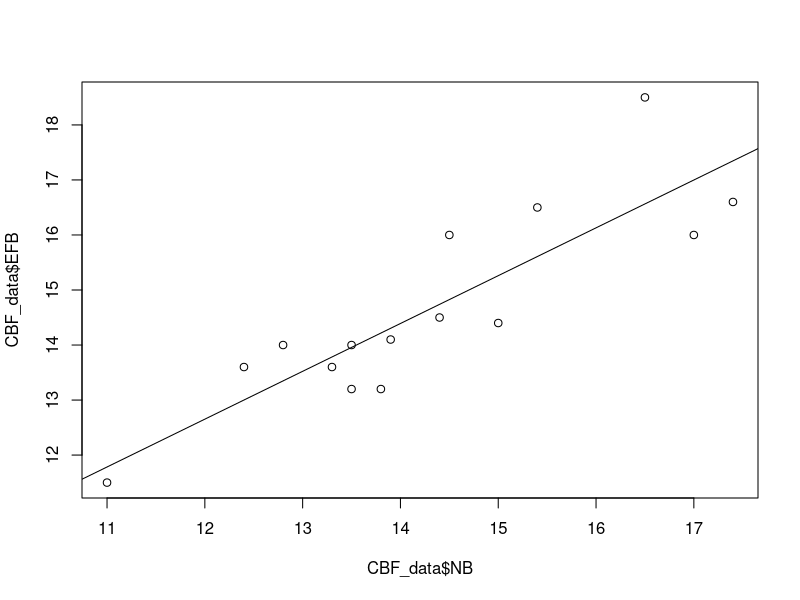
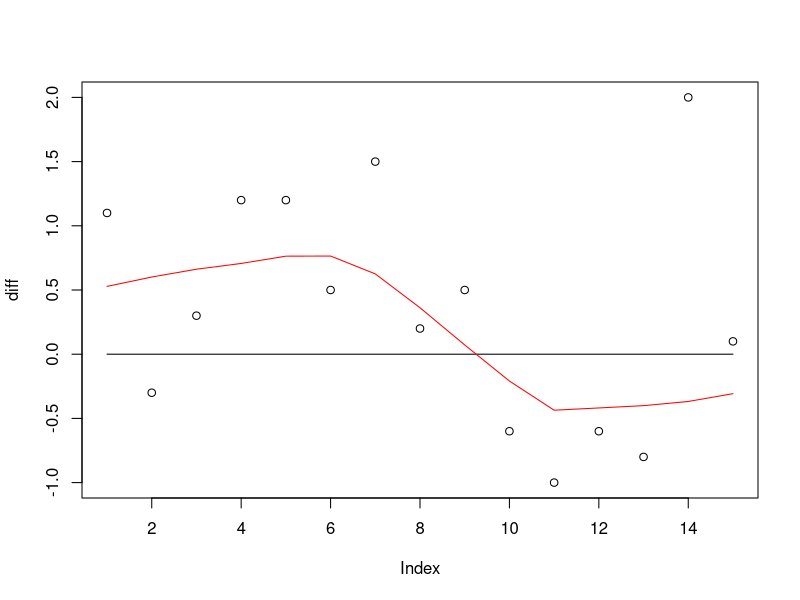
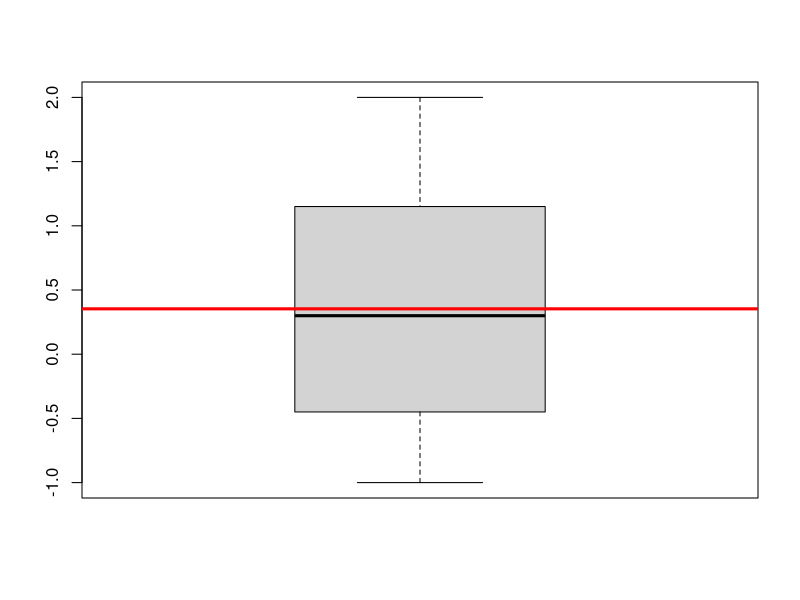
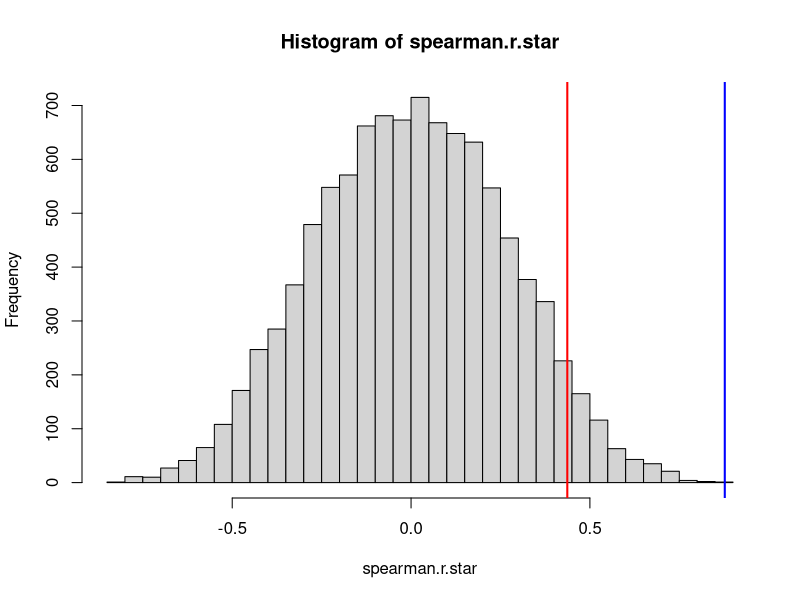
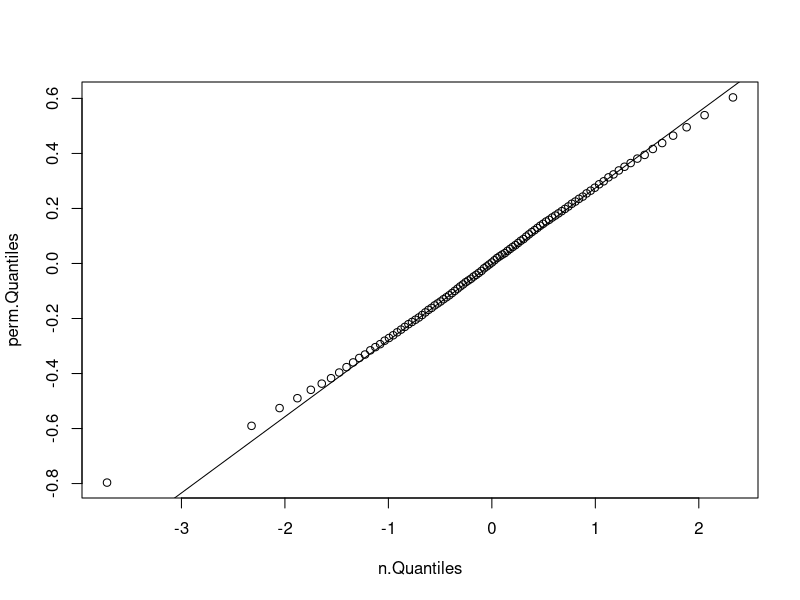
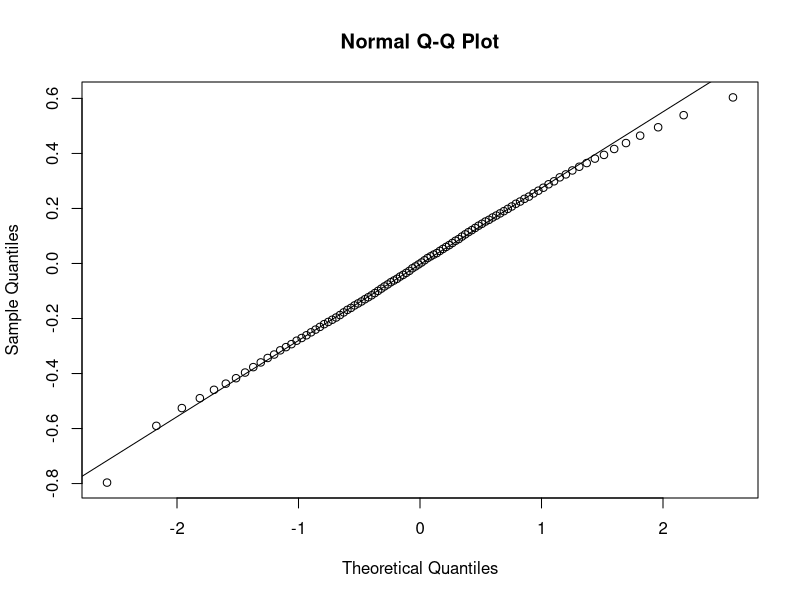

These figures' R source, in order:
## ---- chunk 1
knitr::opts_chunk$set(echo = TRUE)
## ---- chunk 2
NB <- c(15.4, 13.5, 13.3, 12.4, 12.8, 13.5, 14.5, 13.9,
        11.0, 15.0, 17.0, 13.8, 17.4, 16.5, 14.4)

EFB<- c(16.5, 13.2, 13.6, 13.6, 14.0, 14.0, 16.0, 14.1,
        11.5, 14.4, 16.0, 13.2, 16.6, 18.5, 14.5)

CBF_data <- data.frame("Subject" = c(1:15),
                       "NB" = NB,
                       "EFB" = EFB)

## ---- chunk 3
# standard scatterplot with LS line
plot(CBF_data$NB, CBF_data$EFB)
abline(lm(CBF_data$EFB ~ CBF_data$NB))

# scatterplot of differences with smoother (ideally about zero)
diff <- CBF_data$EFB - CBF_data$NB
plot(diff)
lines(x = 1:15, y = rep(0, times=15))
lines(lowess(diff), col = "red")

# boxplot of differences with horizontal about mean
boxplot(diff)
abline(h = mean(diff), col = "red", lwd = 3)

#### EXPLORATORY DATA ANALYSIS
# central Q: explore data wrt association
mean(diff)
sd(diff)

# other: in reference to graphs
## ---- chunk 4
set.seed(44)
obs.cor <- cor(NB, EFB, method = "spearman")

N <- 10000
spearman.r.star <- replicate(N, {
  NB_new <- sample(NB)
  spearman.r <- cor(NB_new, EFB, method = "spearman")
  return(spearman.r)
})
CritValues <- quantile(spearman.r.star, probs = c(0.95))
hist(spearman.r.star, breaks = 40)
abline(v = c(CritValues,obs.cor), col = c("red","blue")
                              , lwd = 2)
print(c(max(spearman.r.star), obs.cor))
sum(spearman.r.star >= obs.cor)
mean(spearman.r.star >= obs.cor)
## ---- chunk 5
n <- 15
NB_ranked <- rank(NB) # 1 tie: 5.5 (2)
EFB_ranked <- rank(EFB) # 4 ties:
#                              2.5 (2)
#                              4.5 (2)
#                              6.5 (2)
#                              11.5 (2)
Diff_ranked <- NB_ranked - EFB_ranked
g <- 1
t_i <- 2
h <- 4
u_i <- 2
## r.star == obs.cor, because R calculates tie-corrected by default
r.star <- (n*(n^2 - 1) - 6*sum(Diff_ranked^2) - 0.5*(g*(t_i*(t_i^2 - 1)) + 
                                                       h*(u_i*(u_i^2 - 1)))) / 
  (((n*(n^2 - 1) - g*(t_i*(t_i^2 - 1))) * (n*(n^2 - 1) 
                                           - h*(u_i*(u_i^2 - 1))))^0.5)

r.standard <- (n-1)^(0.5) * r.star
(p.value <- 1 - pnorm(r.standard))

# can be doublechecked via perm.cor.test from "jmuOutlier" package)
## ---- chunk 6
probabilities <- seq(0.0001, 0.9999, by = 0.01)
probabilities[1:5]

perm.Quantiles <- quantile(spearman.r.star, probabilities)
n.Quantiles <- qnorm(probabilities)

plot(n.Quantiles, perm.Quantiles)
qqline(perm.Quantiles)

# or
qqnorm(perm.Quantiles)
qqline(perm.Quantiles)
